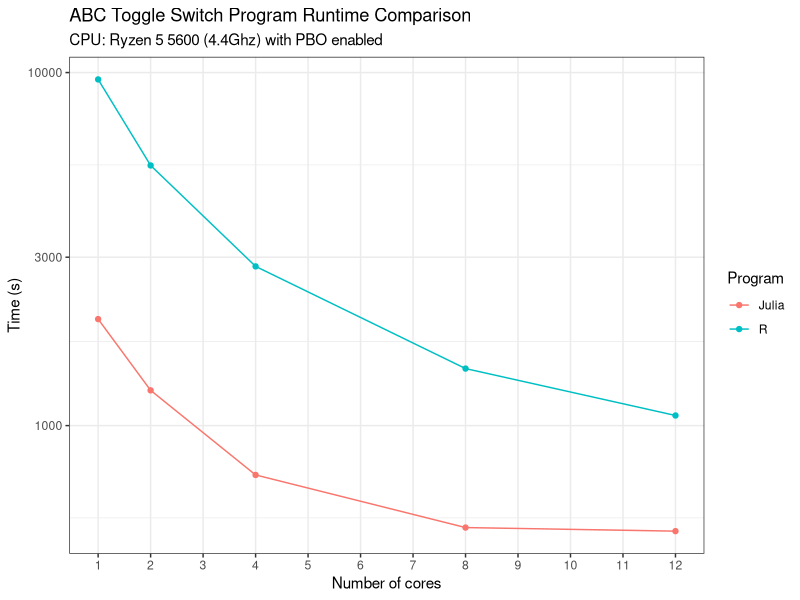

R code for this plot:
# This script visualises the various runtimes
# Created: 01/08/2025
# Modified: 01/08/2025


# Load packages
library(tidyverse)

# Load data
Julia_runtimes <- read.csv("output_Julia_runtime.csv") %>%
  mutate("Program" = "Julia")

R_runtimes <- read.csv("output_R_runtime.csv") %>%
  mutate("Program" = "R")


# Merge
runtimes <- Julia_runtimes %>%
  bind_rows(R_runtimes)

# Visualise
ggplot(data = runtimes, aes(x = cores, y = time, colour = Program))+
  geom_point()+
  geom_line()+
  labs(x = "Number of cores",
       y = "Time (s)",
       title = "ABC Toggle Switch Program Runtime Comparison",
       subtitle = "CPU: Ryzen 5 5600 (4.4Ghz) with PBO enabled")+
  scale_x_continuous(breaks = 1:12,
                     minor_breaks = NULL)+
  scale_y_log10()+
  theme_bw()
